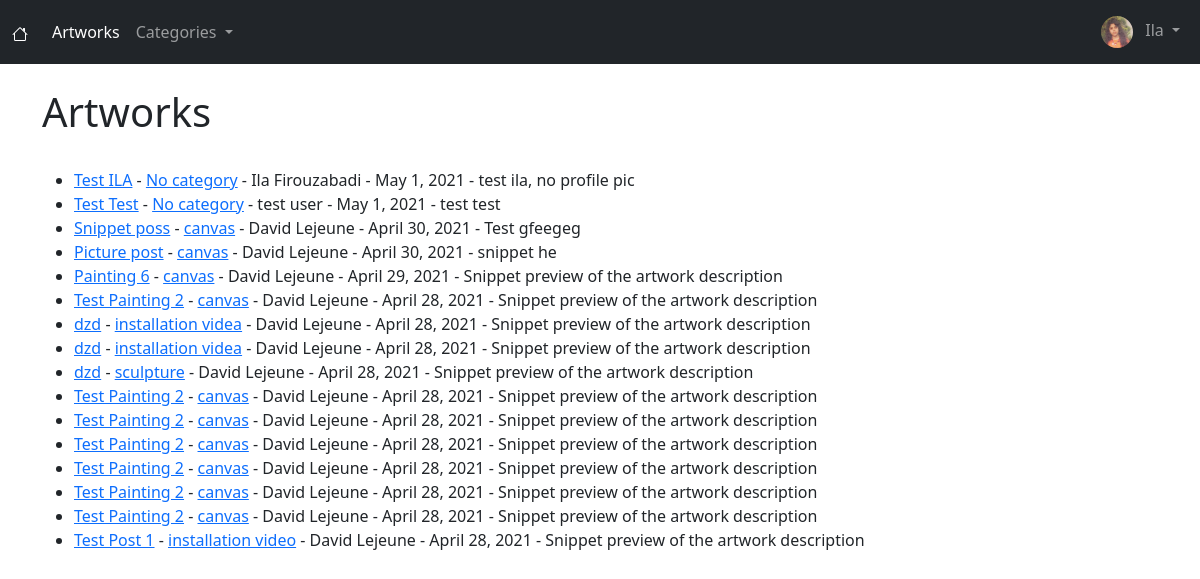
/artworks/ (signed in), run on the app's committed database.
### artworks/models.py (models this page shows, shortened)
class Profile(models.Model):
    user = models.OneToOneField(User, null=True, on_delete=models.CASCADE)
    bio = models.TextField(blank=True, null=True)
    profile_pic = models.ImageField(null=True, blank=True, upload_to="images/profile/", default='images/profile/default-profile.png')
    website_url = models.CharField(max_length=255, blank=True, null=True)
    facebook_url = models.CharField(max_length=255, blank=True, null=True)
    instagram_url = models.CharField(max_length=255, blank=True, null=True)
    twitter_url = models.CharField(max_length=255, blank=True, null=True)

class Artwork(models.Model):
    title = models.CharField(max_length=255)
    header_image = models.ImageField(null=True, blank=True, upload_to="images/")
    title_tag = models.CharField(max_length=255)
    author = models.ForeignKey(User, on_delete=models.CASCADE)
    body = RichTextField(blank=True, null=True)
    snippet = models.CharField(max_length=255)
    artwork_date = models.DateField(auto_now_add=True)
    category = models.CharField(max_length=255, default='No category')
    likes = models.ManyToManyField(User, related_name='artwork_post')

### artworks/views.py (the view)
# urls.py: path('artworks/', ArtworkView.as_view(), name="artworks"),
class ArtworkView(ListView):
    model = Artwork
    template_name = 'artworks.html'
    ordering = ['-artwork_date']
    def get_context_data(self, *args, **kwargs):
        cat_menu = Category.objects.all()
        context = super(ArtworkView, self).get_context_data(*args, **kwargs)
        context["cat_menu"] = cat_menu
        return context

### artworks/models.py (called while the page is built)
    def __str__(self):
        return self.name

### artworks/templates/artworks.html (shortened to what this page needs)
{% extends 'base.html' %}
{% block content %}
<h1>Artworks</h1>
<br>
<ul>
    {% for artwork in object_list %}
        <li><a href="{% url 'artwork-detail' artwork.pk %}">{{ artwork.title }}</a> -
            <a href="{% url 'category' artwork.category|slugify %}">{{ artwork.category}}</a> -
            {{ artwork.author.first_name }} {{ artwork.author.last_name }} - {{ artwork.artwork_date }} -
            {{ artwork.snippet }}
        </li>
    {% endfor %}
</ul>
{% endblock %}

### artworks/templates/base.html (shortened to what this page needs)
<!doctype html>
<html lang="en">
  <head>
    <link href="https://cdn.jsdelivr.net/npm/bootstrap@5.0.0-beta3/dist/css/bootstrap.min.css" rel="stylesheet">
  </head>
  <body>
    <nav class="navbar navbar-expand-lg navbar-dark bg-dark">
      <div class="container-fluid">
        <a class="navbar-brand" href="{% url 'home' %}">
        </a>
        <div class="collapse navbar-collapse" id="navbarSupportedContent">
          <ul class="navbar-nav me-auto mb-2 mb-lg-0">
            <li class="nav-item">
              <a class="nav-link active" aria-current="page" href="{% url 'artworks' %}">Artworks</a>
            </li>
              <li>
                {% if cat_menu %}
                <ul class="navbar-nav">
                  <li class="nav-item dropdown">
                    <a class="nav-link dropdown-toggle" href="#" id="navbarDarkDropdownMenuLink" role="button" data-bs-toggle="dropdown" aria-expanded="false">
                      Categories
                    </a>
                  </li>
                </ul>
                {% endif %}
              </li>
              {% if user.is_authenticated %}
                </ul>
                <ul class="navbar-nav ml-auto">
                  <li class="nav-item dropdown  mr-auto">
                    <a class="nav-link dropdown-toggle" href="#" id="navbarDarkDropdownMenuLink" role="button" data-bs-toggle="dropdown" aria-expanded="false">
                      {% if user.profile.profile_pic %}
                          <img src="{{ user.profile.profile_pic.url }}"  class="rounded-circle" width=32 height=32></img>
                      {% else %}
                          <img src="/media/images/profile/default-profile.png"  class="rounded" width=32 height=32></img>
                      {% endif %}
                      {{ user.first_name }}
                    </a>
                  </li>
                </ul>
              {% endif %}
        </div>
      </div>
    </nav>
    <br/>
    <div class="container">
        {% block content %}
        {% endblock %}
    </div>
  </body>
</html>

### data on the page
Artwork: title "Test ILA", category "No category", author.first_name "Ila", author.last_name "Firouzabadi", artwork_date "May 1, 2021", snippet "test ila, no profile pic"
Artwork: title "Test Test", category "No category", author.first_name "test", author.last_name "user", artwork_date "May 1, 2021", snippet "test test"
Artwork: title "Snippet poss", category "canvas", author.first_name "David", author.last_name "Lejeune", artwork_date "April 30, 2021", snippet "Test gfeegeg"
Artwork: title "Picture post", category "canvas", author.first_name "David", author.last_name "Lejeune", artwork_date "April 30, 2021", snippet "snippet he"
Artwork: title "Painting 6", category "canvas", author.first_name "David", author.last_name "Lejeune", artwork_date "April 29, 2021", snippet "Snippet preview of the artwork description"
Artwork: title "Test Painting 2", category "canvas", author.first_name "David", author.last_name "Lejeune", artwork_date "April 28, 2021", snippet "Snippet preview of the artwork description"
Artwork: title "dzd", category "installation videa", author.first_name "David", author.last_name "Lejeune", artwork_date "April 28, 2021", snippet "Snippet preview of the artwork description"
Artwork: title "dzd", category "installation videa", author.first_name "David", author.last_name "Lejeune", artwork_date "April 28, 2021", snippet "Snippet preview of the artwork description"
Artwork: title "dzd", category "sculpture", author.first_name "David", author.last_name "Lejeune", artwork_date "April 28, 2021", snippet "Snippet preview of the artwork description"
Artwork: title "Test Painting 2", category "canvas", author.first_name "David", author.last_name "Lejeune", artwork_date "April 28, 2021", snippet "Snippet preview of the artwork description"
Artwork: title "Test Painting 2", category "canvas", author.first_name "David", author.last_name "Lejeune", artwork_date "April 28, 2021", snippet "Snippet preview of the artwork description"
Artwork: title "Test Painting 2", category "canvas", author.first_name "David", author.last_name "Lejeune", artwork_date "April 28, 2021", snippet "Snippet preview of the artwork description"
Artwork: title "Test Painting 2", category "canvas", author.first_name "David", author.last_name "Lejeune", artwork_date "April 28, 2021", snippet "Snippet preview of the artwork description"
Artwork: title "Test Painting 2", category "canvas", author.first_name "David", author.last_name "Lejeune", artwork_date "April 28, 2021", snippet "Snippet preview of the artwork description"
Artwork: title "Test Painting 2", category "canvas", author.first_name "David", author.last_name "Lejeune", artwork_date "April 28, 2021", snippet "Snippet preview of the artwork description"
Artwork: title "Test Post 1", category "installation video", author.first_name "David", author.last_name "Lejeune", artwork_date "April 28, 2021", snippet "Snippet preview of the artwork description"

### other printed values
{{ user.first_name }} "Ila"
